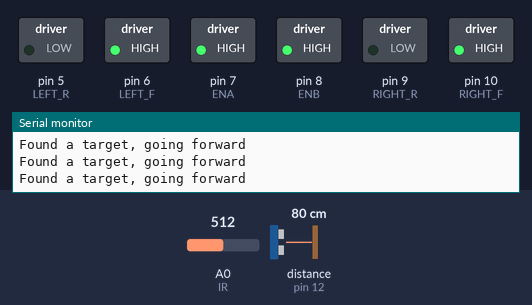
This sketch was run on a simulated Arduino Uno, built with avr-gcc and run on an emulated ATmega328P. On the bench: switched loads named in the sketch (green lamp = pin HIGH), the last lines printed to the serial monitor. Wiring (inferred from the names in the program): ultrasonic range finder: trigger pin 11; echo pin 12. Inputs (shaded band) come from the test bench; at power-on: distance to the obstacle (sensor on pin 12) 80 cm, A0 (IR) = 512. The echo pulse lasts 58.3 µs per cm; pins used as bus, display or sensor lines are not drawn.

Above: at 1.2 s.
1.3 s: distance to the obstacle (sensor on pin 12) set to 85 cm
At 1.8 s:
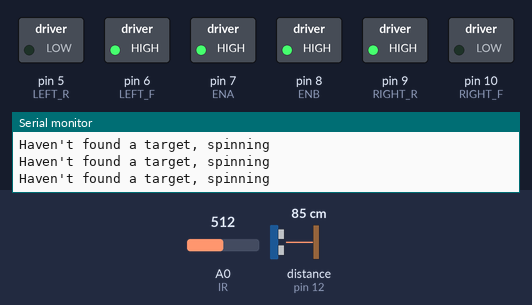
2.8 s: A0 (IR) set to 639
5.8 s: A0 (IR) set to 660
At 7.3 s:
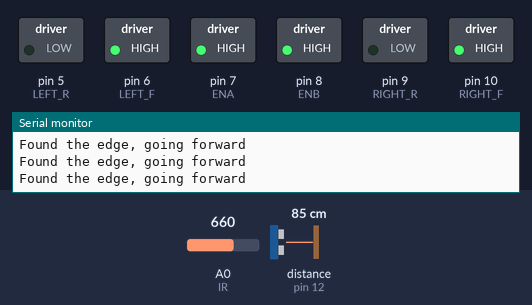
7.8 s: A0 (IR) set to 640
At 8.9 s:
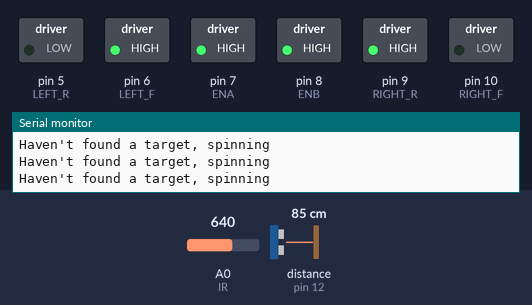
9.3 s: distance to the obstacle (sensor on pin 12) set to 2 cm
At 10.7 s:
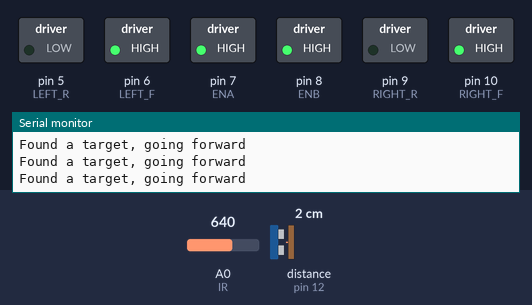
Timing chart, 0 to 12.3 s (numbered marks = the images above; inputs shaded):
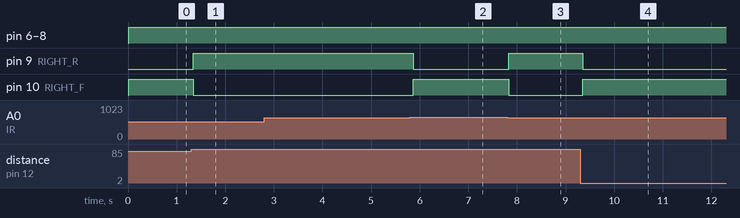

Measured:
- the behaviour switches between 82 and 83 cm on distance to the obstacle (sensor on pin 12) (found by bisection; images 0 and 1)
- the behaviour switches between 649 and 650 on A0 (IR) (found by bisection; images 1 and 2)
- after the input at 1.3 s, pin 9 (RIGHT_R): LOW → HIGH at once; pin 10 (RIGHT_F): HIGH → LOW at once
- after the input at 5.8 s, pin 9 (RIGHT_R): HIGH → LOW after 0.07 s; pin 10 (RIGHT_F): LOW → HIGH after 0.07 s
- after the input at 7.8 s, pin 9 (RIGHT_R): LOW → HIGH at once; pin 10 (RIGHT_F): HIGH → LOW at once
- after the input at 9.3 s, pin 9 (RIGHT_R): HIGH → LOW after 0.05 s; pin 10 (RIGHT_F): LOW → HIGH after 0.05 s

The sketch:

sumobot.ino
```cpp
/**
 * Basic Sumo Bot
 *
 * This is written assuming:
 *      - The ring is black tape on a white surface
 *      - Ultrasonic is on the front of the bot
 *      - IR sensor is on the back of the bot
 */

///////////////////////
//// Defining pins ////
///////////////////////

// Motors
#define LEFT_F  6
#define LEFT_R  5
#define RIGHT_F 10
#define RIGHT_R 9

#define ENA 7
#define ENB 8

// Sensors
#define US_TRIG 11
#define US_ECHO 12
#define IR      A0

#define MAX_SPEED 255
#define DETECTION_DISTANCE 80
#define WHITE 1
#define BLACK 0

////////////////////////
//// Main Functions ////
////////////////////////

void setup(){
    Serial.begin(9600);
    Serial.println("Setting pins for motors");
    pinMode(LEFT_F, OUTPUT);
    pinMode(LEFT_R, OUTPUT);
    pinMode(RIGHT_R, OUTPUT);
    pinMode(RIGHT_R, OUTPUT);

    Serial.println("Setting pins for sensors");
    pinMode(US_TRIG, OUTPUT);
    pinMode(US_ECHO, INPUT);
    pinMode(IR, INPUT);
}

void loop(){
    // First make sure we're not getting pushed out
    if (get_colour() == BLACK){
        Serial.println("Found the edge, going forward");
        forward(MAX_SPEED);
        return;
    }

    // Rotate until target is found
    if (get_distance() > DETECTION_DISTANCE) {
        Serial.println("Haven't found a target, spinning");
        c_rotate(MAX_SPEED);
    } else {
        Serial.println("Found a target, going forward");
        forward(MAX_SPEED);
    }
}

/////////////////////////////
//// Basic Bot Movements ////
/////////////////////////////

/** Function: forward
 * Sends equal power to both motors in the forward direction.
 *
 * int speed: pwm value to specify the speed (0-255)
 */
void forward(int speed){
    analogWrite(ENA, speed);
    analogWrite(ENB, speed);
    analogWrite(RIGHT_F, speed);
    analogWrite(RIGHT_R, 0);
    analogWrite(LEFT_F, speed);
    analogWrite(LEFT_R, 0);
}

/** Function: reverse
 * Sends equal power to both motors in the reverse direction.
 *
 * int speed: pwm value to specify the speed (0-255)
 */
void reverse(int speed){
    analogWrite(ENA, speed);
    analogWrite(ENB, speed);
    analogWrite(RIGHT_F, 0);
    analogWrite(RIGHT_R, speed);
    analogWrite(LEFT_F, 0);
    analogWrite(LEFT_R, speed);
}

/** Function: c_rotate
 * Sends equal power to both motors in opposite directions to rotate clockwise.
 *
 * int speed: pwm value to specify the speed (0-255)
 */
void c_rotate(int speed){
    analogWrite(ENA, speed);
    analogWrite(ENB, speed);
    analogWrite(RIGHT_F, 0);
    analogWrite(LEFT_F, speed);
    analogWrite(RIGHT_R, speed);
    analogWrite(LEFT_R, 0);
}

/** Function: cc_rotate
 * Sends equal power to both motors in opposite directions to rotate
 * counter-clockwise.
 *
 * int speed: pwm value to specify the speed (0-255)
 */
void cc_rotate(int speed)
{
    analogWrite(ENA, speed);
    analogWrite(ENB, speed);
    analogWrite(RIGHT_F, speed);
    analogWrite(LEFT_F, 0);
    analogWrite(RIGHT_R, 0);
    analogWrite(LEFT_R, speed);
}
//////////////////////////////////
//// Sensor Reading Functions ////
//////////////////////////////////

/** Function: get_distance
 * Returns the distance from the ultrasonic sensor in centimetres
 */
int get_distance(){
    digitalWrite(US_TRIG, LOW);
    delayMicroseconds(2);
    digitalWrite(US_TRIG, HIGH);
    delayMicroseconds(10);
    digitalWrite(US_TRIG, LOW);

    long duration = pulseIn(US_ECHO, HIGH);
    int distance = (duration * 0.034) / 2;
    return distance;
}

/**Function: get_colour
 * Returns the colour in front of the infrared sensor, as either black or white
 */
int get_colour(){
    if (analogRead(IR) < 650)
        return WHITE;
    return BLACK;
}
```
